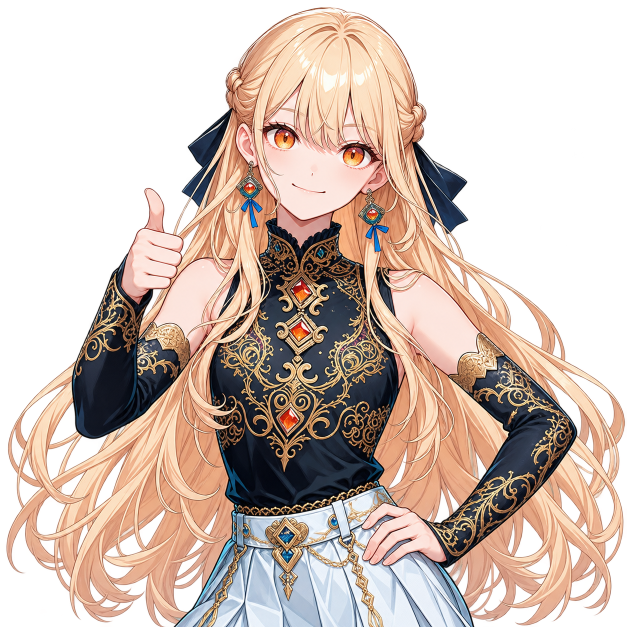
#> input picture 生成元/blonde-tomboy/set-01/rank2-attempt1-visible-ribbons.png, 1254 x 1254 px (shown at 1/2 size)
$ python inspect-compression.py
#> lines starting #> are read from the running program, lines starting #| are printed output that depends on the picture
from pathlib import Path
from io import BytesIO
import json
from PIL import Image,ImageChops,ImageStat
run=Path(__file__).resolve().parent
raw=Image.open(run/'rank2-attempt1-visible-ribbons.png').convert('RGBA')
#> raw is the input picture: PIL image 1254x1254 RGBA; mean R, G, B, A 113.3, 94.4, 83.7, 149.2
bbox=raw.getchannel('A').point(lambda v:255 if v>16 else 0).getbbox()
#> bbox = (12, 14, 1251, 1254)
top=max(0,round(raw.height*.065)-bbox[1]);side=max(raw.width,raw.height+top)
#> after `top = max(0, round(raw.height * 0.065) - bbox[1])`: top = 68
#> after `side = max(raw.width, raw.height + top)`: side = 1322
c=Image.new('RGBA',(side,side));c.alpha_composite(raw,((side-raw.width)//2,top))
#> after `c = Image.new('RGBA', (side, side))`: c: PIL image 1322x1322 RGBA; every value is 0
full=c.resize((1024,1024),Image.Resampling.LANCZOS)
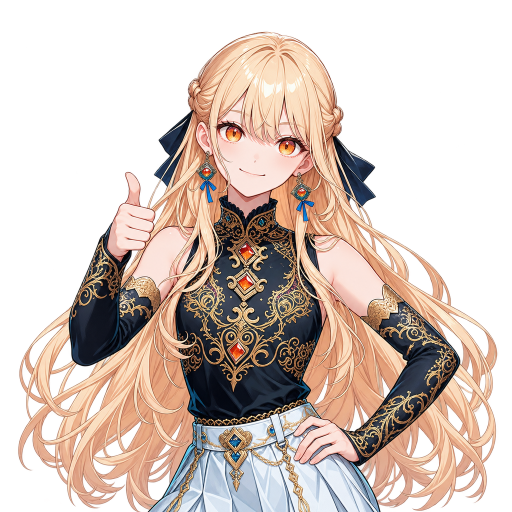
#> full: PIL image 1024x1024 RGBA (shown at 1/2 size); mean R, G, B, A 101, 84.2, 74.6, 134.3; transparent parts drawn white
records=[]
for step in [4,6,8,10,12,16,20]:
    lut=[min(255,((v+step//2)//step)*step) for v in range(256)]
    r,g,b,a=full.split();pic=Image.merge('RGBA',(r.point(lut),g.point(lut),b.point(lut),a))
    buf=BytesIO();pic.save(buf,format='PNG',optimize=True)
    records.append(dict(method='rgb_round',step=step,bytes=len(buf.getvalue())))
#> this loop made 7 passes
#> pass 1, `r, g, b, a = full.split()`:
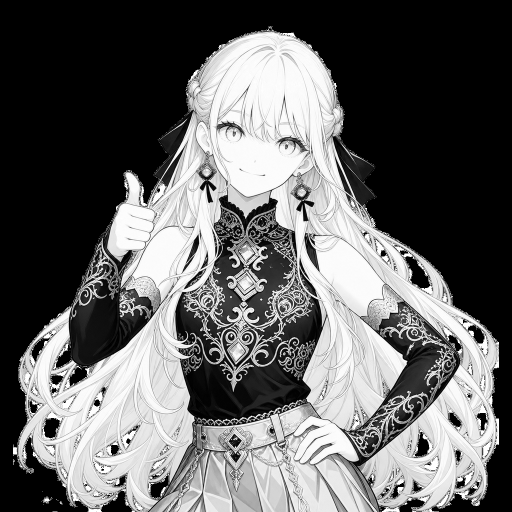
#> r: PIL image 1024x1024 L (shown at 1/2 size); min 0, max 255, mean 101
#> pass 1, `r, g, b, a = full.split()`:
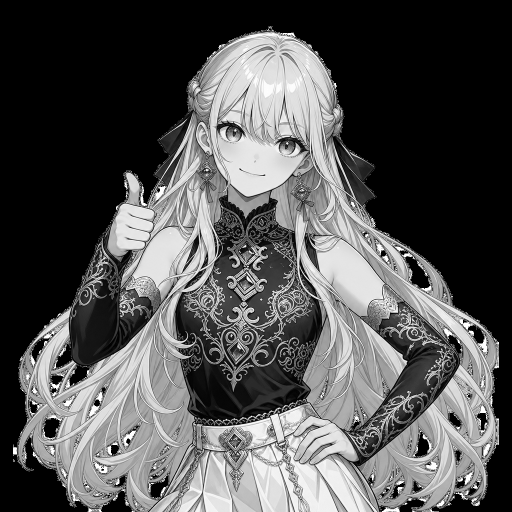
#> g: PIL image 1024x1024 L (shown at 1/2 size); min 0, max 255, mean 84.2
#> pass 1, `r, g, b, a = full.split()`:
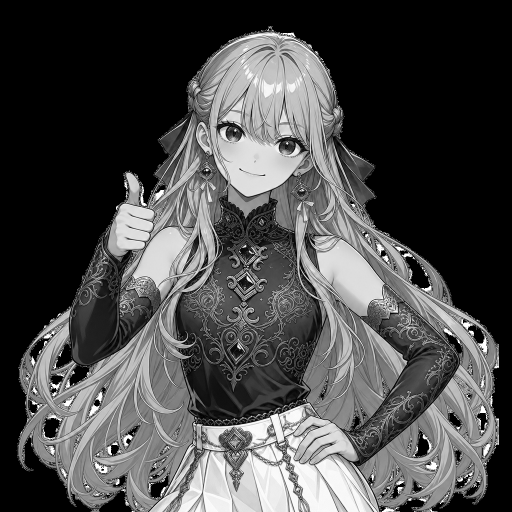
#> b: PIL image 1024x1024 L (shown at 1/2 size); min 0, max 255, mean 74.6
#> pass 1, `r, g, b, a = full.split()`:
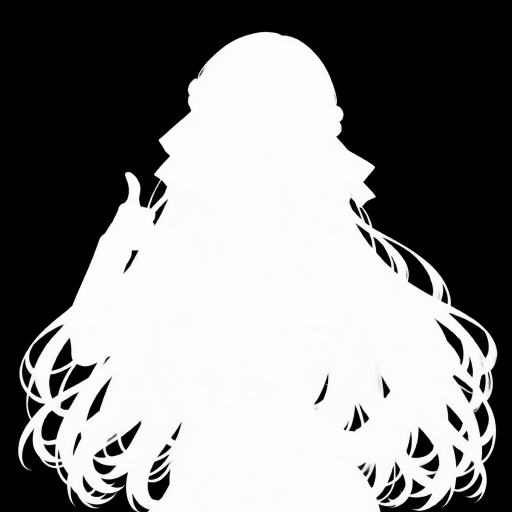
#> a: PIL image 1024x1024 L (shown at 1/2 size); min 0, max 255, mean 134.3
#> after the loop, records = 7 items
for colors in [256]:
    rgb=full.convert('RGB').quantize(colors=colors,method=Image.Quantize.MEDIANCUT,dither=Image.Dither.NONE).convert('RGB')
    rgb.putalpha(full.getchannel('A'))
    buf=BytesIO();rgb.save(buf,format='PNG',optimize=True)
    records.append(dict(method='palette_rgb_alpha_unchanged',colors=colors,bytes=len(buf.getvalue())))
    rgb.save(run/'compression-palette-preview.png')
#> this loop made 1 pass
#> pass 1, `rgb=full.convert('RGB').quantize(colors=colors,method=Image.Quantize.M..`:
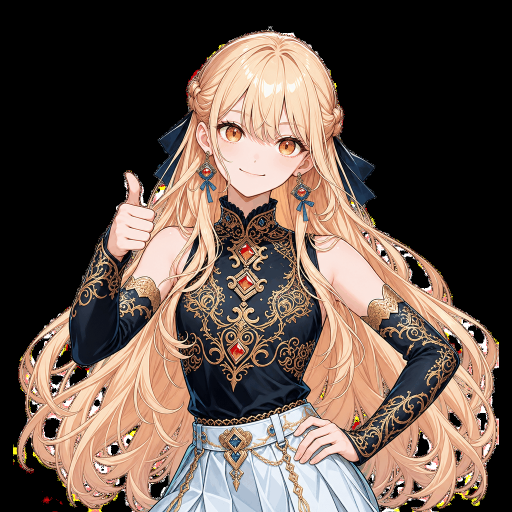
#> rgb: PIL image 1024x1024 RGB (shown at 1/2 size); mean R, G, B 101.1, 84.2, 74.7
#> after the loop, records = 8 items
for colors in [256,224,192]:
    pic=full.quantize(colors=colors,method=Image.Quantize.FASTOCTREE,dither=Image.Dither.NONE)
    buf=BytesIO();pic.save(buf,format='PNG',optimize=True)
    delta=ImageChops.difference(pic.convert('RGBA').getchannel('A'),full.getchannel('A'))
    records.append(dict(method='rgba_indexed',colors=colors,bytes=len(buf.getvalue()),alpha_mae=ImageStat.Stat(delta).mean[0],alpha_max=delta.getextrema()[1]))
    pic.save(run/f'compression-indexed-{colors}.png')
#> this loop made 3 passes
#> pass 1, `delta=ImageChops.difference(pic.convert('RGBA').getchannel('A'),full.g..`:
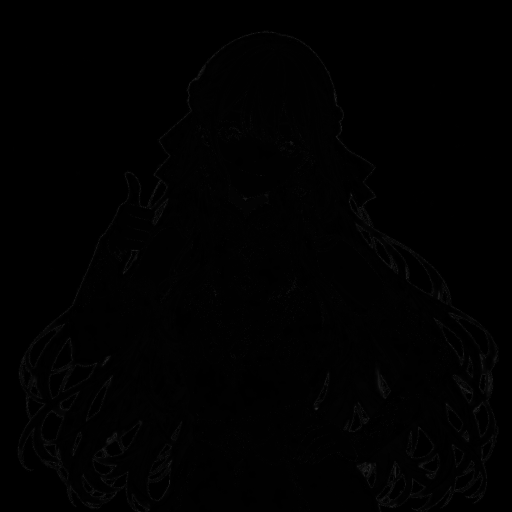
#> delta: PIL image 1024x1024 L (shown at 1/2 size); min 0, max 59, mean 1.1
#> after the loop, records = 11 items
hist=full.getchannel('A').histogram()
#> hist = 256 values, max 450413 at index 0, min 43 at index 95, mean 4096
print('alpha histogram extremes:',hist[0],sum(hist[1:255]),hist[255])
#| alpha histogram extremes: 450413 596858 1305
(run/'compression-inspection.json').write_text(json.dumps(records,indent=2),encoding='utf-8')
print(json.dumps(records))
#> (printed output is left out)
